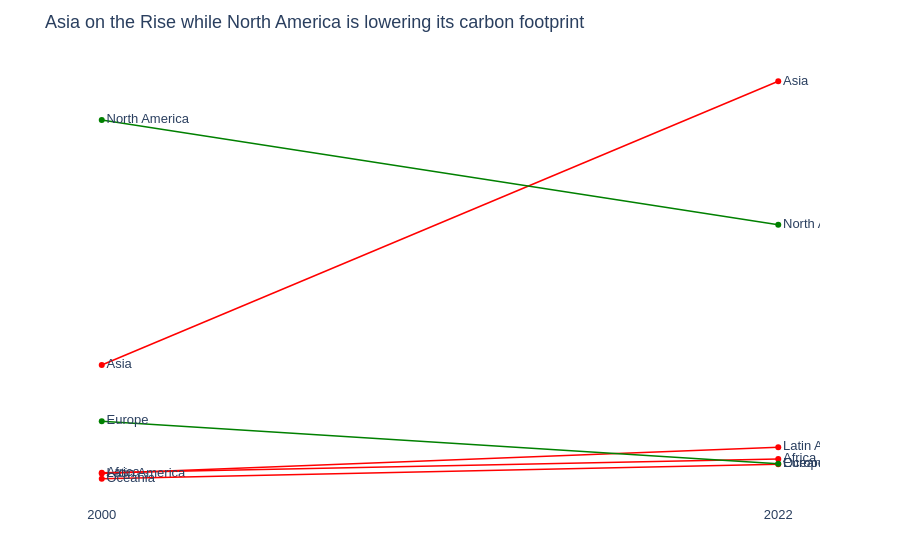

Notebook cell for this chart:
### Markdown cell above
---
## Task 2 — Slopegraph: Regional Change 2000 vs 2022

**What to build:** A slopegraph comparing **average regional CO2 emissions** between 2000 and 2022.

**Requirements:**
- One line per region (not per country — aggregate first)
- Colour: regions that increased = one colour; decreased = another
- Values labelled at both ends of each line
- No y-axis tick labels (the endpoint labels make them redundant)
- Insight title stating which regions moved most

> 💡 `df.groupby(['Region','Year'])['CO2_Mt'].mean().reset_index()` then filter to 2000 and 2022

### Code cell
import pandas as pd
import plotly.express as px

# 1. Aggregate the data (Mean CO2 per Region/Year)
regional_avg = df.groupby(['Region', 'Year'])['CO2_Mt'].mean().reset_index()

# 2. Filter for specific years
slope_df = regional_avg[regional_avg['Year'].isin([2000, 2022])]

# 3. Create a helper to determine color (Increase vs Decrease)
pivot = slope_df.pivot(index='Region', columns='Year', values='CO2_Mt').reset_index()
pivot['Status'] = pivot.apply(lambda x: 'Increase' if x[2022] > x[2000] else 'Decrease', axis=1)

# Merge status back to the long dataframe for Plotly
slope_df = slope_df.merge(pivot[['Region', 'Status']], on='Region')

# 4. Build the Slopegraph
fig = px.line(slope_df, 
              x='Year', 
              y='CO2_Mt', 
              color='Status', 
              line_group='Region',
              hover_name='Region',
              text='Region', # Shows region name near the points
              title='Asia on the Rise while North America is lowering its carbon footprint',
              color_discrete_map={'Increase': 'red', 'Decrease': 'green'},
              markers=False,)

fig.update_layout(
    plot_bgcolor='white', paper_bgcolor='white',
    font=dict(family='Arial', size=13),
    xaxis=dict(showgrid=False, title=''),
    margin=dict(l=60, r=80, t=55, b=40),
)

# Requirements: Labels at ends and no y-axis ticks
fig.update_traces(mode='lines+markers+text', textposition='middle right')
fig.update_yaxes(showticklabels=False, title="")
fig.update_xaxes(type='category')

fig.update_traces(
    line=dict(width=1.5), 
    showlegend=False      
)

fig.show()

### Figure 1 — Plotly figure (JSON) as saved in the notebook; plotly's stock layout.template omitted (floating-point values rounded to 4 significant figures)
{"data": [{"hovertemplate": "<b>%{hovertext}</b><br><br>Status=Increase<br>Region=%{text}<br>Year=%{x}<br>CO2_Mt=%{y}<extra></extra>", "hovertext": ["Africa", "Africa"], "legendgroup": "Increase", "line": {"color": "red", "dash": "solid", "width": 1.5}, "marker": {"symbol": "circle"}, "mode": "lines+markers+text", "name": "Increase", "orientation": "v", "showlegend": false, "text": ["Africa", "Africa"], "textposition": "middle right", "type": "scatter", "x": [2000, 2022], "xaxis": "x", "y": [425.4, 534.4], "yaxis": "y"}, {"hovertemplate": "<b>%{hovertext}</b><br><br>Status=Increase<br>Region=%{text}<br>Year=%{x}<br>CO2_Mt=%{y}<extra></extra>", "hovertext": ["Asia", "Asia"], "legendgroup": "Increase", "line": {"color": "red", "dash": "solid", "width": 1.5}, "marker": {"symbol": "circle"}, "mode": "lines+markers+text", "name": "Increase", "orientation": "v", "showlegend": false, "text": ["Asia", "Asia"], "textposition": "middle right", "type": "scatter", "x": [2000, 2022], "xaxis": "x", "y": [1280.0, 3531.0], "yaxis": "y"}, {"hovertemplate": "<b>%{hovertext}</b><br><br>Status=Increase<br>Region=%{text}<br>Year=%{x}<br>CO2_Mt=%{y}<extra></extra>", "hovertext": ["Latin America", "Latin America"], "legendgroup": "Increase", "line": {"color": "red", "dash": "solid", "width": 1.5}, "marker": {"symbol": "circle"}, "mode": "lines+markers+text", "name": "Increase", "orientation": "v", "showlegend": false, "text": ["Latin America", "Latin America"], "textposition": "middle right", "type": "scatter", "x": [2000, 2022], "xaxis": "x", "y": [419.9, 629.1], "yaxis": "y"}, {"hovertemplate": "<b>%{hovertext}</b><br><br>Status=Increase<br>Region=%{text}<br>Year=%{x}<br>CO2_Mt=%{y}<extra></extra>", "hovertext": ["Oceania", "Oceania"], "legendgroup": "Increase", "line": {"color": "red", "dash": "solid", "width": 1.5}, "marker": {"symbol": "circle"}, "mode": "lines+markers+text", "name": "Increase", "orientation": "v", "showlegend": false, "text": ["Oceania", "Oceania"], "textposition": "middle right", "type": "scatter", "x": [2000, 2022], "xaxis": "x", "y": [378.4, 493.7], "yaxis": "y"}, {"hovertemplate": "<b>%{hovertext}</b><br><br>Status=Decrease<br>Region=%{text}<br>Year=%{x}<br>CO2_Mt=%{y}<extra></extra>", "hovertext": ["Europe", "Europe"], "legendgroup": "Decrease", "line": {"color": "green", "dash": "solid", "width": 1.5}, "marker": {"symbol": "circle"}, "mode": "lines+markers+text", "name": "Decrease", "orientation": "v", "showlegend": false, "text": ["Europe", "Europe"], "textposition": "middle right", "type": "scatter", "x": [2000, 2022], "xaxis": "x", "y": [834.9, 496.5], "yaxis": "y"}, {"hovertemplate": "<b>%{hovertext}</b><br><br>Status=Decrease<br>Region=%{text}<br>Year=%{x}<br>CO2_Mt=%{y}<extra></extra>", "hovertext": ["North America", "North America"], "legendgroup": "Decrease", "line": {"color": "green", "dash": "solid", "width": 1.5}, "marker": {"symbol": "circle"}, "mode": "lines+markers+text", "name": "Decrease", "orientation": "v", "showlegend": false, "text": ["North America", "North America"], "textposition": "middle right", "type": "scatter", "x": [2000, 2022], "xaxis": "x", "y": [3224.0, 2394.0], "yaxis": "y"}], "layout": {"font": {"family": "Arial", "size": 13}, "legend": {"title": {"text": "Status"}, "tracegroupgap": 0}, "margin": {"b": 40, "l": 60, "r": 80, "t": 55}, "paper_bgcolor": "white", "plot_bgcolor": "white", "title": {"text": "Asia on the Rise while North America is lowering its carbon footprint"}, "xaxis": {"anchor": "y", "domain": [0, 1], "showgrid": false, "title": {"text": ""}, "type": "category"}, "yaxis": {"anchor": "x", "domain": [0, 1], "showticklabels": false, "title": {"text": ""}}}}
